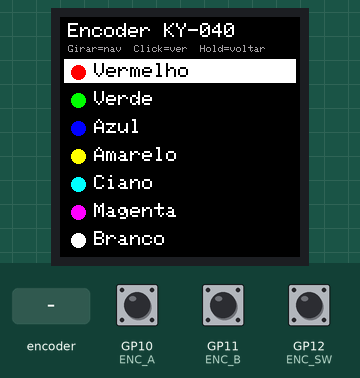
The sketch below on a simulated Raspberry Pi Pico. Shown: 240×240 colour display. The test bench sets the inputs (shaded band); at power-on: GP12 (ENC_SW) HIGH, GP10 (ENC_A) HIGH, GP11 (ENC_B) HIGH. What the sketch prints to the serial monitor is not drawn.

Above: at 2.2 s.
2.3 s: rotary encoder on GP10 (ENC_A) / GP11 (ENC_B) turned 3 steps (first pin leading)
At 3.8 s:
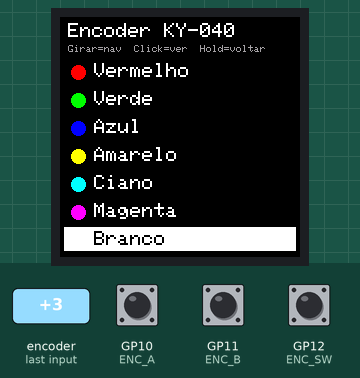
4.4 s: GP12 (ENC_SW) pulled LOW for 0.15 s
At 5.0 s:
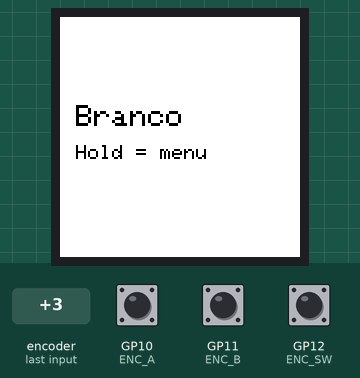
6.1 s: GP12 (ENC_SW) pulled LOW for 1 s
At 8.2 s:
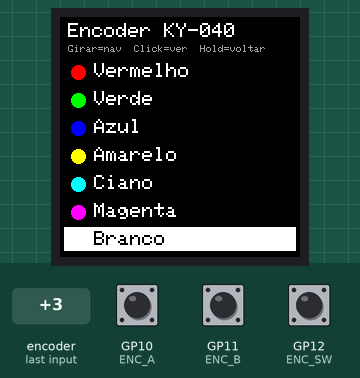
8.6 s: rotary encoder on GP10 (ENC_A) / GP11 (ENC_B) turned 3 steps (first pin leading)
At 9.5 s:
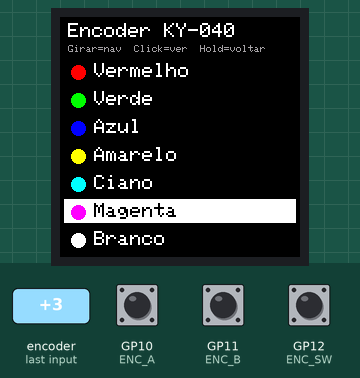
10.7 s: GP12 (ENC_SW) pulled LOW for 0.15 s
At 12.0 s:
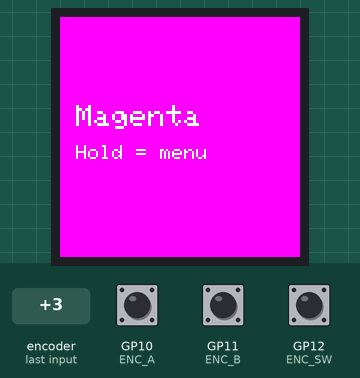
12.4 s: GP12 (ENC_SW) pulled LOW for 3.2 s
At 14.2 s:
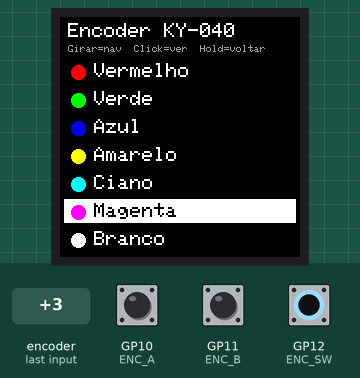
Timing chart, 0 to 15.7 s (numbered marks = the images above; inputs shaded):
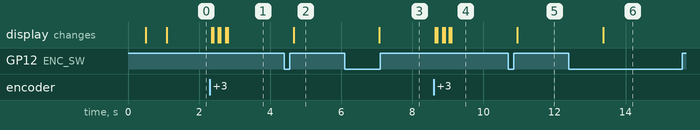

The sketch:

ST7789.ino
```cpp
/*
 * ST7789 + Encoder KY-040 — Raspberry Pi Pico
 *
 * Display (3.3 V): SCK=18 MOSI=19 CS=22 DC=21 RST=20 BL=3V3
 * Encoder KY-040:  CLK=10 DT=11 SW=12
 *
 * Bibliotecas: Adafruit GFX + Adafruit ST7735/ST7789
 *
 * IMPORTANTE — SPI hardware (rápido):
 *   Use o construtor de 3 pinos (CS, DC, RST). O de 5 pinos no Mbed
 *   cai em bit-bang e trava a tela.
 */

#define DEBUG_SERIAL 0

#include <Adafruit_GFX.h>
#include <Adafruit_ST7789.h>
#include <SPI.h>

#if defined(ARDUINO_ARCH_RP2040) && !defined(ARDUINO_ARCH_MBED)
extern "C" {
#include "hardware/gpio.h"
}
#endif

#define TFT_CS    22
#define TFT_DC    21
#define TFT_RST   20
#define TFT_SCLK  18
#define TFT_MOSI  19

#define ENC_A     10
#define ENC_B     11
#define ENC_SW    12

#define TFT_WIDTH    240
#define TFT_HEIGHT   240
#define TFT_ROTATION 2

#ifndef INPUT_ENCODER_INVERT
#define INPUT_ENCODER_INVERT 1
#endif
#ifndef INPUT_ENCODER_USE_INTERNAL_PULLUP
// KY-040 já traz pull-ups onboard — ligue + em 3V3 e deixe 0.
#define INPUT_ENCODER_USE_INTERNAL_PULLUP 0
#endif
static const uint32_t kSwHoldMs = 800;
static const uint32_t kSwDebounceMs = 35;
static const uint32_t kSwClickMinMs = 30;
static const uint32_t kSwClickCooldownMs = 350;
static const uint32_t kSwBootQuietMs = 900;

// SPI hardware — CS/DC/RST (NUNCA usar construtor MOSI/SCLK no Mbed)
Adafruit_ST7789 tft(TFT_CS, TFT_DC, TFT_RST);

static uint32_t gIgnoreInputUntil = 0;

static void encoderDiscardPending();

static void inputButtonsInit() {
  const uint32_t start = millis();
  while ((uint32_t)(millis() - start) < 150) {
    delay(10);
  }
  gIgnoreInputUntil = millis() + 300;
}

static void inputButtonsArmCooldown(uint32_t ms) {
  const uint32_t until = millis() + ms;
  if (until > gIgnoreInputUntil) {
    gIgnoreInputUntil = until;
  }
  encoderDiscardPending();
}

static bool inputIsReady() {
  return millis() >= gIgnoreInputUntil;
}

// =============================================================================
// Encoder KY-040 — Buxton half-step (1 evento por detente, polling)
// =============================================================================
static int gPendingDelta = 0;
static bool gSwClickPending = false;
static bool gSwHoldPending = false;

enum SwState : uint8_t {
  SW_WAIT_RELEASE = 0,
  SW_IDLE,
  SW_DOWN,
};

static SwState gSwState = SW_WAIT_RELEASE;
static bool gSwLastRawDown = false;
static bool gSwStableDown = false;
static bool gSwHoldSent = false;
static uint32_t gSwEdgeMs = 0;
static uint32_t gSwDownMs = 0;
static uint32_t gSwQuietUntil = 0;

#define ENC_R_START       0x0
#define ENC_R_CCW_BEGIN   0x1
#define ENC_R_CW_BEGIN    0x2
#define ENC_R_START_M     0x3
#define ENC_R_CW_BEGIN_M  0x4
#define ENC_R_CCW_BEGIN_M 0x5
#define ENC_DIR_NONE      0x0
#define ENC_DIR_CW        0x10
#define ENC_DIR_CCW       0x20

static const uint8_t kEncTtable[6][4] = {
  {ENC_R_START_M,   ENC_R_CW_BEGIN,  ENC_R_CCW_BEGIN, ENC_R_START},
  {ENC_R_START_M | ENC_DIR_CCW, ENC_R_START, ENC_R_CCW_BEGIN, ENC_R_START},
  {ENC_R_START_M | ENC_DIR_CW,  ENC_R_CW_BEGIN,  ENC_R_START,     ENC_R_START},
  {ENC_R_START_M,   ENC_R_CCW_BEGIN_M, ENC_R_CW_BEGIN_M, ENC_R_START},
  {ENC_R_START_M,   ENC_R_START_M, ENC_R_CW_BEGIN_M,  ENC_R_START | ENC_DIR_CW},
  {ENC_R_START_M,   ENC_R_CCW_BEGIN_M, ENC_R_START_M,   ENC_R_START | ENC_DIR_CCW},
};

static uint8_t gEncState = ENC_R_START;

static void encoderPinConfigureSw() {
  pinMode(ENC_SW, INPUT_PULLUP);
#if defined(ARDUINO_ARCH_RP2040) && !defined(ARDUINO_ARCH_MBED)
  gpio_pull_up(ENC_SW);
#endif
}

static void encoderPinInputPullup(int pin) {
#if INPUT_ENCODER_USE_INTERNAL_PULLUP
  pinMode(pin, INPUT_PULLUP);
#if defined(ARDUINO_ARCH_RP2040) && !defined(ARDUINO_ARCH_MBED)
  gpio_pull_up(pin);
#endif
#else
  pinMode(pin, INPUT);
#if defined(ARDUINO_ARCH_RP2040) && !defined(ARDUINO_ARCH_MBED)
  gpio_disable_pulls(static_cast<uint>(pin));
#endif
#endif
}

static void encoderDetentInit() {
  encoderPinInputPullup(ENC_A);
  encoderPinInputPullup(ENC_B);
  gEncState = ENC_R_START;
}

static void encoderDetentPoll() {
  const uint8_t pinstate =
    (static_cast<uint8_t>(digitalRead(ENC_B)) << 1) |
    static_cast<uint8_t>(digitalRead(ENC_A));
  gEncState = kEncTtable[gEncState & 0x0f][pinstate];

  const uint8_t ev = gEncState & 0x30;
  if (ev == ENC_DIR_NONE) {
    return;
  }

  int delta = (ev == ENC_DIR_CW) ? 1 : -1;
#if INPUT_ENCODER_INVERT
  delta = -delta;
#endif

  gPendingDelta += delta;
  if (gPendingDelta > 8) {
    gPendingDelta = 8;
  } else if (gPendingDelta < -8) {
    gPendingDelta = -8;
  }
}

static void encoderDiscardPending() {
  gPendingDelta = 0;
  gEncState = ENC_R_START;
  gSwClickPending = false;
  gSwHoldPending = false;
}

static void encoderSwSampleDebounce(uint32_t now) {
  const bool rawDown = (digitalRead(ENC_SW) == LOW);
  if (rawDown != gSwLastRawDown) {
    gSwLastRawDown = rawDown;
    gSwEdgeMs = now;
  }
  if ((now - gSwEdgeMs) >= kSwDebounceMs) {
    gSwStableDown = gSwLastRawDown;
  }
}

static void encoderSwWaitBootRelease() {
  encoderPinConfigureSw();
  gSwLastRawDown = (digitalRead(ENC_SW) == LOW);
  gSwStableDown = gSwLastRawDown;
  gSwEdgeMs = millis();

  uint32_t upSince = 0;
  const uint32_t deadline = millis() + 2000;
  while ((int32_t)(millis() - deadline) < 0) {
    const uint32_t now = millis();
    encoderSwSampleDebounce(now);
    if (gSwStableDown) {
      upSince = 0;
    } else if (upSince == 0) {
      upSince = now;
    } else if ((now - upSince) >= 120) {
      return;
    }
    delay(1);
  }
}

static void encoderPollSw() {
  const uint32_t now = millis();
  encoderSwSampleDebounce(now);

  switch (gSwState) {
    case SW_WAIT_RELEASE:
      if (!gSwStableDown) {
        gSwState = SW_IDLE;
        gSwHoldSent = false;
      }
      break;

    case SW_IDLE:
      if (!inputIsReady() || now < gSwQuietUntil) {
        break;
      }
      if (gSwStableDown) {
        gSwState = SW_DOWN;
        gSwDownMs = now;
        gSwHoldSent = false;
      }
      break;

    case SW_DOWN:
      if (!gSwStableDown) {
        const uint32_t heldMs = now - gSwDownMs;
        if (!gSwHoldSent && heldMs >= kSwClickMinMs && heldMs < kSwHoldMs &&
            now >= gSwQuietUntil) {
          gSwClickPending = true;
          gSwQuietUntil = now + kSwClickCooldownMs;
        }
        gSwState = SW_IDLE;
        gSwHoldSent = false;
        break;
      }
      if (!gSwHoldSent && (now - gSwDownMs) >= kSwHoldMs) {
        gSwHoldPending = true;
        gSwHoldSent = true;
        gSwQuietUntil = now + kSwClickCooldownMs;
        gSwState = SW_WAIT_RELEASE;
      }
      break;
  }
}

static void inputEncoderInit() {
  encoderSwWaitBootRelease();
  encoderDetentInit();

  gPendingDelta = 0;
  gSwClickPending = false;
  gSwHoldPending = false;
  gSwState = SW_WAIT_RELEASE;
  gSwHoldSent = false;
  gSwQuietUntil = millis() + kSwBootQuietMs;
}

static void inputEncoderPoll() {
  encoderDetentPoll();
  encoderPollSw();
}

static int inputEncoderTakeDelta() {
  if (!inputIsReady()) {
    return 0;
  }
  const int d = gPendingDelta;
  gPendingDelta = 0;
  return d;
}

static bool inputEncoderClicked() {
  if (!inputIsReady() || !gSwClickPending) {
    return false;
  }
  gSwClickPending = false;
  return true;
}

static bool inputEncoderHold() {
  if (!inputIsReady() || !gSwHoldPending) {
    return false;
  }
  gSwHoldPending = false;
  return true;
}

struct CorMenu {
  const char *nome;
  uint16_t cor;
};

static const CorMenu kCores[] = {
  {"Vermelho", ST77XX_RED},
  {"Verde", ST77XX_GREEN},
  {"Azul", ST77XX_BLUE},
  {"Amarelo", ST77XX_YELLOW},
  {"Ciano", ST77XX_CYAN},
  {"Magenta", ST77XX_MAGENTA},
  {"Branco", ST77XX_WHITE},
};
static const uint8_t kNumCores = sizeof(kCores) / sizeof(kCores[0]);

static const uint8_t kLinhaAltura = 28;
static const uint8_t kMenuTop = 44;
static const int kDotX = 18;
static const int kTextX = 34;

enum UiMode : uint8_t {
  UI_MENU = 0,
  UI_PREVIEW
};

static UiMode gModo = UI_MENU;
static int gSelecionado = 0;
static int gPreviewIndice = 0;
static bool gPrecisaRedraw = true;

static uint16_t contrastText(uint16_t bg) {
  if (bg == ST77XX_YELLOW || bg == ST77XX_CYAN || bg == ST77XX_WHITE) {
    return ST77XX_BLACK;
  }
  return ST77XX_WHITE;
}

static int menuRowY(int idx) {
  return kMenuTop + idx * static_cast<int>(kLinhaAltura);
}

static void drawMenuRow(uint8_t i, bool selected) {
  const int y = menuRowY(static_cast<int>(i));

  if (selected) {
    tft.fillRect(4, y - 2, TFT_WIDTH - 8, kLinhaAltura - 4, ST77XX_WHITE);
    tft.setTextColor(ST77XX_BLACK);
  } else {
    tft.fillRect(4, y - 2, TFT_WIDTH - 8, kLinhaAltura - 4, ST77XX_BLACK);
    tft.setTextColor(ST77XX_WHITE);
  }

  tft.setTextSize(2);
  tft.fillCircle(kDotX, y + 11, 7, kCores[i].cor);
  tft.setCursor(kTextX, y + 2);
  tft.print(kCores[i].nome);
}

static void drawMenuHeader() {
  tft.setTextSize(2);
  tft.setTextColor(ST77XX_WHITE);
  tft.setCursor(8, 6);
  tft.println(F("Encoder KY-040"));

  tft.setTextSize(1);
  tft.setTextColor(tft.color565(160, 160, 160));
  tft.setCursor(8, 28);
  tft.println(F("Girar=nav  Click=ver  Hold=voltar"));
}

static void drawMenuFull() {
  tft.fillScreen(ST77XX_BLACK);
  drawMenuHeader();
  for (uint8_t i = 0; i < kNumCores; i++) {
    drawMenuRow(i, static_cast<int>(i) == gSelecionado);
  }
}

static void menuNavigate(int delta) {
  if (delta == 0) {
    return;
  }
  const int anterior = gSelecionado;
  gSelecionado += delta;
  if (gSelecionado < 0) {
    gSelecionado = static_cast<int>(kNumCores) - 1;
  } else if (gSelecionado >= static_cast<int>(kNumCores)) {
    gSelecionado = 0;
  }
  if (anterior == gSelecionado) {
    return;
  }
  tft.startWrite();
  drawMenuRow(static_cast<uint8_t>(anterior), false);
  drawMenuRow(static_cast<uint8_t>(gSelecionado), true);
  tft.endWrite();
}

static void drawPreview() {
  tft.fillScreen(kCores[gPreviewIndice].cor);

  tft.setTextColor(contrastText(kCores[gPreviewIndice].cor));
  tft.setTextSize(3);
  tft.setCursor(16, 88);
  tft.println(kCores[gPreviewIndice].nome);

  tft.setTextSize(2);
  tft.setCursor(16, 128);
  tft.println(F("Hold = menu"));
}

static void uiRedraw() {
  if (gModo == UI_MENU) {
    drawMenuFull();
  } else {
    drawPreview();
  }
  gPrecisaRedraw = false;
}

static void uiEnterPreview() {
  gPreviewIndice = gSelecionado;
  gModo = UI_PREVIEW;
  gPrecisaRedraw = true;
  gSwState = SW_WAIT_RELEASE;
  inputButtonsArmCooldown(250);
}

static void uiBackToMenu() {
  gModo = UI_MENU;
  gPrecisaRedraw = true;
  gSwState = SW_WAIT_RELEASE;
  inputButtonsArmCooldown(250);
}

void setup() {
  Serial.begin(115200);
  delay(500);

  Serial.println(F("ST7789 + Encoder"));

#if !defined(ARDUINO_ARCH_MBED)
  SPI.setSCK(TFT_SCLK);
  SPI.setTX(TFT_MOSI);
#endif
  SPI.begin();

  tft.init(TFT_WIDTH, TFT_HEIGHT);
  tft.setSPISpeed(32000000);
  tft.setRotation(TFT_ROTATION);
  tft.fillScreen(ST77XX_BLACK);

  inputButtonsInit();
  inputEncoderInit();
  inputButtonsArmCooldown(kSwBootQuietMs);

  uiRedraw();
  Serial.println(F("Pronto."));
}

void loop() {
  inputEncoderPoll();

  const int delta = inputEncoderTakeDelta();
  if (delta != 0 && gModo == UI_MENU) {
    menuNavigate(delta);
  }

  if (inputEncoderClicked() && gModo == UI_MENU) {
    uiEnterPreview();
  }

  if (inputEncoderHold() && gModo == UI_PREVIEW) {
    uiBackToMenu();
  }

  if (gPrecisaRedraw) {
    uiRedraw();
  }

  delay(20);
}
```

Measured:
- after the input at 2.3 s, the display: first changes after 0.05 s (image 1 shows a later state)
- after the input at 4.4 s, the display: changes after 0.26 s (image 2)
- after the input at 6.1 s, the display: changes after 0.97 s (image 3)
- after the input at 8.6 s, the display: first changes at once (image 4 shows a later state)
- after the input at 10.7 s, the display: changes after 0.26 s (image 5)
- after the input at 12.4 s, the display: changes after 0.97 s (image 6)
